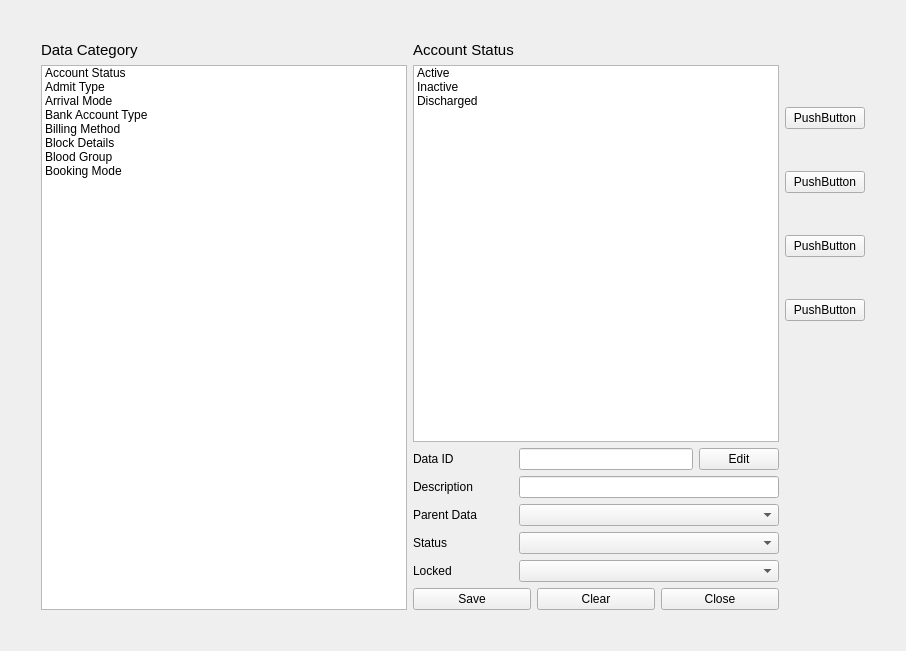
<?xml version="1.0" encoding="UTF-8"?>
<ui version="4.0">
 <class>Form</class>
 <widget class="QWidget" name="Form">
  <property name="geometry">
   <rect>
    <x>0</x>
    <y>0</y>
    <width>906</width>
    <height>651</height>
   </rect>
  </property>
  <property name="windowTitle">
   <string>Form</string>
  </property>
  <layout class="QVBoxLayout" name="verticalLayout_5">
   <item>
    <layout class="QHBoxLayout" name="horizontalLayout_7">
     <property name="leftMargin">
      <number>30</number>
     </property>
     <property name="topMargin">
      <number>30</number>
     </property>
     <property name="rightMargin">
      <number>30</number>
     </property>
     <property name="bottomMargin">
      <number>30</number>
     </property>
     <item>
      <layout class="QVBoxLayout" name="verticalLayout">
       <item>
        <widget class="QLabel" name="data_category">
         <property name="font">
          <font>
           <pointsize>11</pointsize>
          </font>
         </property>
         <property name="text">
          <string>Data Category</string>
         </property>
        </widget>
       </item>
       <item>
        <widget class="QListWidget" name="data_category_list">
         <item>
          <property name="text">
           <string>Account Status</string>
          </property>
         </item>
         <item>
          <property name="text">
           <string>Admit Type</string>
          </property>
         </item>
         <item>
          <property name="text">
           <string>Arrival Mode</string>
          </property>
         </item>
         <item>
          <property name="text">
           <string>Bank Account Type</string>
          </property>
         </item>
         <item>
          <property name="text">
           <string>Billing Method</string>
          </property>
         </item>
         <item>
          <property name="text">
           <string>Block Details</string>
          </property>
         </item>
         <item>
          <property name="text">
           <string>Blood Group</string>
          </property>
         </item>
         <item>
          <property name="text">
           <string>Booking Mode</string>
          </property>
         </item>
        </widget>
       </item>
      </layout>
     </item>
     <item>
      <layout class="QVBoxLayout" name="verticalLayout_4">
       <item>
        <layout class="QVBoxLayout" name="verticalLayout_2">
         <item>
          <widget class="QLabel" name="data_category_options">
           <property name="sizePolicy">
            <sizepolicy hsizetype="Preferred" vsizetype="Preferred">
             <horstretch>0</horstretch>
             <verstretch>0</verstretch>
            </sizepolicy>
           </property>
           <property name="font">
            <font>
             <pointsize>11</pointsize>
            </font>
           </property>
           <property name="text">
            <string>Account Status</string>
           </property>
          </widget>
         </item>
         <item>
          <widget class="QListWidget" name="data_category_options_list">
           <item>
            <property name="text">
             <string>Active</string>
            </property>
           </item>
           <item>
            <property name="text">
             <string>Inactive</string>
            </property>
           </item>
           <item>
            <property name="text">
             <string>Discharged</string>
            </property>
           </item>
          </widget>
         </item>
        </layout>
       </item>
       <item>
        <layout class="QVBoxLayout" name="verticalLayout_3">
         <item>
          <layout class="QHBoxLayout" name="horizontalLayout">
           <item>
            <widget class="QLabel" name="data_id">
             <property name="minimumSize">
              <size>
               <width>100</width>
               <height>0</height>
              </size>
             </property>
             <property name="maximumSize">
              <size>
               <width>100</width>
               <height>16777215</height>
              </size>
             </property>
             <property name="text">
              <string>Data ID</string>
             </property>
            </widget>
           </item>
           <item>
            <widget class="QLineEdit" name="data_id_entry"/>
           </item>
           <item>
            <widget class="QPushButton" name="edit_change_btn">
             <property name="text">
              <string>Edit</string>
             </property>
            </widget>
           </item>
          </layout>
         </item>
         <item>
          <layout class="QHBoxLayout" name="horizontalLayout_2">
           <item>
            <widget class="QLabel" name="description">
             <property name="minimumSize">
              <size>
               <width>100</width>
               <height>0</height>
              </size>
             </property>
             <property name="maximumSize">
              <size>
               <width>100</width>
               <height>16777215</height>
              </size>
             </property>
             <property name="text">
              <string>Description</string>
             </property>
            </widget>
           </item>
           <item>
            <widget class="QLineEdit" name="description_entry"/>
           </item>
          </layout>
         </item>
         <item>
          <layout class="QHBoxLayout" name="horizontalLayout_3">
           <item>
            <widget class="QLabel" name="parent_data">
             <property name="minimumSize">
              <size>
               <width>100</width>
               <height>0</height>
              </size>
             </property>
             <property name="maximumSize">
              <size>
               <width>100</width>
               <height>16777215</height>
              </size>
             </property>
             <property name="text">
              <string>Parent Data</string>
             </property>
            </widget>
           </item>
           <item>
            <widget class="QComboBox" name="parent_data_options"/>
           </item>
          </layout>
         </item>
         <item>
          <layout class="QHBoxLayout" name="horizontalLayout_4">
           <item>
            <widget class="QLabel" name="status">
             <property name="minimumSize">
              <size>
               <width>100</width>
               <height>0</height>
              </size>
             </property>
             <property name="maximumSize">
              <size>
               <width>100</width>
               <height>16777215</height>
              </size>
             </property>
             <property name="text">
              <string>Status</string>
             </property>
            </widget>
           </item>
           <item>
            <widget class="QComboBox" name="status_options"/>
           </item>
          </layout>
         </item>
         <item>
          <layout class="QHBoxLayout" name="horizontalLayout_5">
           <item>
            <widget class="QLabel" name="locked">
             <property name="minimumSize">
              <size>
               <width>100</width>
               <height>0</height>
              </size>
             </property>
             <property name="maximumSize">
              <size>
               <width>100</width>
               <height>16777215</height>
              </size>
             </property>
             <property name="text">
              <string>Locked</string>
             </property>
            </widget>
           </item>
           <item>
            <widget class="QComboBox" name="locked_options"/>
           </item>
          </layout>
         </item>
         <item>
          <layout class="QHBoxLayout" name="horizontalLayout_6">
           <item>
            <widget class="QPushButton" name="save_btn">
             <property name="text">
              <string>Save</string>
             </property>
            </widget>
           </item>
           <item>
            <widget class="QPushButton" name="clear_btn">
             <property name="text">
              <string>Clear</string>
             </property>
            </widget>
           </item>
           <item>
            <widget class="QPushButton" name="close_btn">
             <property name="text">
              <string>Close</string>
             </property>
            </widget>
           </item>
          </layout>
         </item>
        </layout>
       </item>
      </layout>
     </item>
     <item>
      <layout class="QVBoxLayout" name="side_button_wrap">
       <property name="spacing">
        <number>6</number>
       </property>
       <property name="topMargin">
        <number>30</number>
       </property>
       <property name="bottomMargin">
        <number>250</number>
       </property>
       <item>
        <widget class="QPushButton" name="down_btn">
         <property name="text">
          <string>PushButton</string>
         </property>
        </widget>
       </item>
       <item>
        <widget class="QPushButton" name="up_btn">
         <property name="text">
          <string>PushButton</string>
         </property>
        </widget>
       </item>
       <item>
        <widget class="QPushButton" name="save_btn_2">
         <property name="text">
          <string>PushButton</string>
         </property>
        </widget>
       </item>
       <item>
        <widget class="QPushButton" name="delete_2">
         <property name="text">
          <string>PushButton</string>
         </property>
        </widget>
       </item>
      </layout>
     </item>
    </layout>
   </item>
  </layout>
 </widget>
 <resources/>
 <connections/>
</ui>
